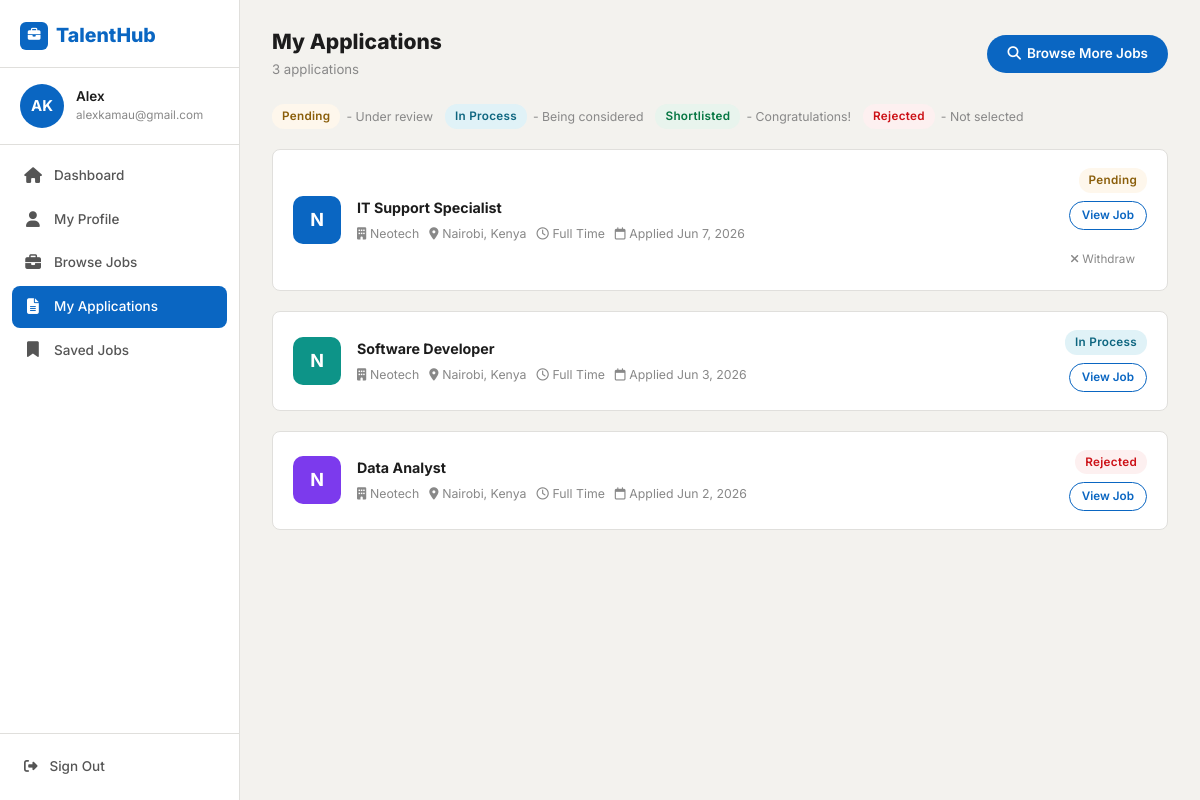
The page /applied-jobs/ (signed in) on the database its author committed.
### job_seeker/models.py (models this page shows, shortened)
class User(AbstractUser):
    STAFF = 'staff'
    APPLICANT = 'applicant'
    user_types = [
        (STAFF, 'staff'),
        (APPLICANT, 'applicant'),
    ]
    contact = models.CharField(max_length=100, blank=True)
    location = models.CharField(max_length=100, blank=True)
    user_type = models.CharField(max_length=20, choices=user_types, blank=True)
    class Meta:
        ordering = ['first_name', 'last_name']
    @property
    def full_name(self):
        return f'{self.first_name} {self.last_name}'.strip() or self.username
    @property
    def initials(self):
        parts = self.full_name.split()
        if len(parts) >= 2:
            return (parts[0][0] + parts[-1][0]).upper()
        return self.username[:2].upper()

class Application(models.Model):
    job = models.ForeignKey(Job, on_delete=CASCADE)
    applicant = models.ForeignKey(Applicant, on_delete=CASCADE, related_name='applications')
    date_applied = models.DateTimeField(default=timezone.now)
    resume = models.FileField(upload_to='applications/resumes/', null=True, blank=True, verbose_name='Resume/CV')
    cover_letter = models.FileField(upload_to='cover_letters/', null=True, blank=True)
    status = models.CharField(max_length=20, choices=APPLICATION_STATUS, default='pending')
    reviewed_by = models.ForeignKey(Staff, blank=True, null=True, on_delete=SET_NULL, related_name='reviewed_applications')
    date_reviewed = models.DateTimeField(blank=True, null=True)
    approved = models.BooleanField(default=False)
    approved_by = models.ForeignKey(Staff, blank=True, null=True, on_delete=SET_NULL)
    date_approved = models.DateTimeField(blank=True, null=True)
    class Meta:
        constraints = [
            UniqueConstraint(fields=['job', 'applicant'], name='unique_applicant_job_match')
        ]
        ordering = ['-date_applied']

class Job(models.Model):
    staff = models.ForeignKey(User, related_name='jobs', on_delete=models.CASCADE, null=True)
    title = models.CharField(max_length=255)
    company = models.CharField(max_length=200, null=True, blank=True)
    location = models.CharField(max_length=255)
    description = models.TextField()
    skills_req = models.CharField(max_length=500, null=True, blank=True)
    job_type = models.CharField(max_length=30, choices=JOB_TYPES, default='Full Time', null=True)
    link = models.URLField(null=True, blank=True)
    salary = models.CharField(max_length=100, null=True, blank=True)
    slug = AutoSlugField(populate_from='title', unique=True, null=True)
    date_posted = models.DateTimeField(default=timezone.now)
    deadline = models.DateField(null=True, blank=True)

### job_seeker/views.py (the view)
# urls.py: path('applied-jobs/', views.applied_jobs, name='applied-jobs'),
@login_required
def applied_jobs(request):
    applications = Application.objects.filter(
        applicant__user=request.user
    ).select_related('job').order_by('-date_applied')
    context = {'applications': applications}
    return render(request, 'applicant/applied_jobs.html', context)

### templates/applicant/applied_jobs.html (shortened to what this page needs)
{% extends 'base.html' %}
{% block body %}
{% include 'applicant/side_bar_applicant.html' %}
<div class="sidebar-main">
  <div class="page-header">
    <div>
      <h1 class="page-title">My Applications</h1>
      <p class="page-subtitle">{{ applications|length }} application{{ applications|length|pluralize }}</p>
    </div>
    <a href="{% url 'posted-jobs' %}" class="btn-primary-th">
      <i class="fa-solid fa-search"></i> Browse More Jobs
    </a>
  </div>
  <div style="display:flex;gap:12px;flex-wrap:wrap;margin-bottom:20px;">
    <div style="display:flex;align-items:center;gap:6px;font-size:.82rem;color:var(--text-light);">
      <span class="badge-status badge-pending">Pending</span> - Under review
    </div>
    <div style="display:flex;align-items:center;gap:6px;font-size:.82rem;color:var(--text-light);">
      <span class="badge-status badge-in_process">In Process</span> - Being considered
    </div>
    <div style="display:flex;align-items:center;gap:6px;font-size:.82rem;color:var(--text-light);">
      <span class="badge-status badge-shortlisted">Shortlisted</span> - Congratulations!
    </div>
    <div style="display:flex;align-items:center;gap:6px;font-size:.82rem;color:var(--text-light);">
      <span class="badge-status badge-rejected">Rejected</span> - Not selected
    </div>
  </div>
  {% if applications %}
  <div style="display:flex;flex-direction:column;gap:10px;">
    {% for app in applications %}
    <div class="application-card">
      <div class="job-company-avatar av-{% cycle 'blue' 'teal' 'violet' 'rose' 'amber' %}" style="width:48px;height:48px;border-radius:10px;flex-shrink:0;">
        {{ app.job.company|first|upper|default:"N" }}
      </div>
      <div class="application-info">
        <div class="application-title">{{ app.job.title }}</div>
        <div class="application-meta">
          <span><i class="fa-solid fa-building me-1"></i>{{ app.job.company|default:"Neotech" }}</span>
          <span><i class="fa-solid fa-location-dot me-1"></i>{{ app.job.location }}</span>
          <span><i class="fa-regular fa-clock me-1"></i>{{ app.job.job_type }}</span>
          <span><i class="fa-regular fa-calendar me-1"></i>Applied {{ app.date_applied|date:"M j, Y" }}</span>
        </div>
      </div>
      <div style="display:flex;flex-direction:column;align-items:flex-end;gap:8px;flex-shrink:0;">
        <span class="badge-status badge-{{ app.status }}">{{ app.get_status_display }}</span>
        <a href="{% url 'job-details' app.job.id %}" class="btn-outline-th" style="font-size:.78rem;padding:4px 12px;">View Job</a>
        {% if app.status == 'pending' %}
        <button type="button"
                onclick="confirmWithdraw({{ app.id }})"
                style="background:none;border:none;color:#888888;font-size:.78rem;padding:4px 12px;cursor:pointer;transition:color .15s;"
                onmouseover="this.style.color='#CC1016';"
                onmouseout="this.style.color='#888888';">
          <i class="fa-solid fa-xmark"></i> Withdraw
        </button>
        {% endif %}
      </div>
    </div>
    {% endfor %}
  </div>
  {% endif %}
</div>
{% endblock %}

### templates/applicant/side_bar_applicant.html (shortened to what this page needs)
{% load static %}
<aside class="th-sidebar" id="appSidebar">
  <div class="sidebar-logo-area">
    <a href="{% url 'home' %}" class="sidebar-logo">
      <div style="width:28px;height:28px;background:var(--primary);border-radius:6px;display:flex;align-items:center;justify-content:center;color:white;font-size:.85rem;flex-shrink:0;">
        <i class="fa-solid fa-briefcase"></i>
      </div>
      TalentHub
    </a>
  </div>
  <div class="sidebar-user-area">
    <div class="sidebar-avatar">{{ request.user.initials }}</div>
    <div style="min-width:0;">
      <p class="sidebar-user-name">{{ request.user.first_name|default:request.user.username }}</p>
      <p class="sidebar-user-email">{{ request.user.email }}</p>
    </div>
  </div>
  <ul class="sidebar-nav">
    <li>
      <a href="{% url 'applicant' %}" class="{% if request.resolver_match.url_name == 'applicant' %}active{% endif %}">
        <i class="fa-solid fa-house"></i> Dashboard
      </a>
    </li>
    <li>
      <a href="{% url 'my-profile' %}" class="{% if request.resolver_match.url_name == 'my-profile' or request.resolver_match.url_name == 'edit-profile' %}active{% endif %}">
        <i class="fa-solid fa-user"></i> My Profile
      </a>
    </li>
    <li>
      <a href="{% url 'posted-jobs' %}" class="{% if request.resolver_match.url_name == 'posted-jobs' %}active{% endif %}">
        <i class="fa-solid fa-briefcase"></i> Browse Jobs
      </a>
    </li>
    <li>
      <a href="{% url 'applied-jobs' %}" class="{% if request.resolver_match.url_name == 'applied-jobs' %}active{% endif %}">
        <i class="fa-solid fa-file-lines"></i> My Applications
      </a>
    </li>
    <li>
      <a href="{% url 'saved-jobs' %}" class="{% if request.resolver_match.url_name == 'saved-jobs' %}active{% endif %}">
        <i class="fa-solid fa-bookmark"></i> Saved Jobs
      </a>
    </li>
  </ul>
  <div class="sidebar-footer">
    <a href="{% url 'logout' %}" class="sidebar-logout">
      <i class="fa-solid fa-right-from-bracket"></i> Sign Out
    </a>
  </div>
</aside>

### rows shown on the page
User: user.initials "AK", user.first_name "Alex", user.email "alexkamau@gmail.com"
Application: job.company|first "N", job "IT Support Specialist", job.company "Neotech", job.location "Nairobi, Kenya", job.job_type "Full Time", date_applied "Jun 7, 2026", status "Pending"
Application: job.company|first "N", job "Software Developer", job.company "Neotech", job.location "Nairobi, Kenya", job.job_type "Full Time", date_applied "Jun 3, 2026", status "In Process"
Application: job.company|first "N", job "Data Analyst", job.company "Neotech", job.location "Nairobi, Kenya", job.job_type "Full Time", date_applied "Jun 2, 2026", status "Rejected"

### other values the page prints
{{ applications|length }} "3"
